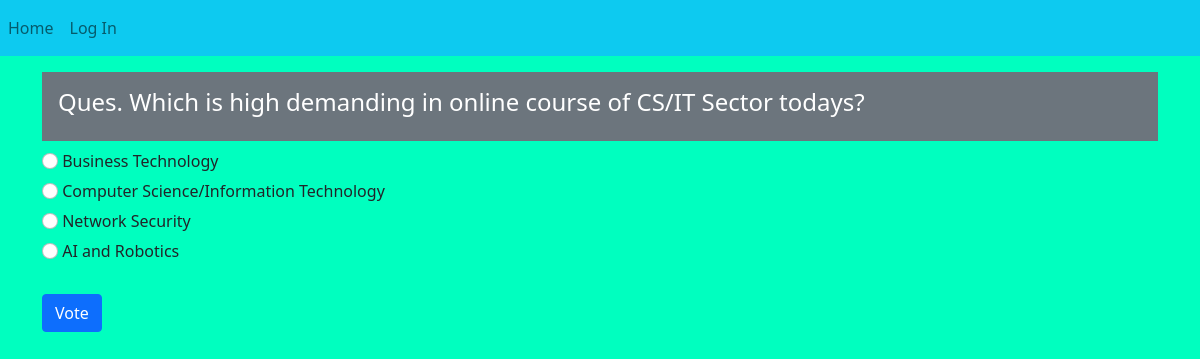
Page /10/ on the committed database.
### polls/models.py (models this page shows, shortened)
class Question(models.Model):
    question_text=models.CharField(max_length=700)
    pub_date=models.DateTimeField('Date published')

class Choice(models.Model):
    choice_text=models.CharField(max_length=200)
    question=models.ForeignKey(Question, on_delete=models.CASCADE)
    votes=models.IntegerField(default=0)

### polls/views.py (the view)
# urls.py: path('<int:pk>/', views.DetailView.as_view(), name='detail'),
class DetailView(generic.DetailView):
    model = Question
    template_name = 'polls/detail.html'
    def get_queryset(self):
        return Question.objects.filter(pub_date__lte=timezone.now())

### polls/templates/polls/detail.html (shortened to what this page needs)
{% extends 'parents.html' %}
{% load static %}
{% block scss %}  <link rel="stylesheet" href="{% static 'polls/css/detail.css' %}">{% endblock scss %}
{% block content %}
<div class="container mt-3">
<div class="p-3 mb-2 bg-secondary text-white">
<h4>Ques. {{ question.question_text }}</h4>
</div>
<form action="{% url 'polls:vote' question.id %}" method="post">
{% for choice in question.choice_set.all %}
    <input class="form-check-input" type="radio" name="choice" id="choice{{ forloop.counter }}" value="{{ choice.id }}">
    <label for="choice{{ forloop.counter }}"><h6>{{ choice.choice_text }}</h6></label><br>
{% endfor %}
<br>
<input class="btn btn-primary" type="submit" value="Vote">
</form>
</div>
{% endblock content %}

### polls/static/polls/css/detail.css (style rules this page uses)
body { background-color: #00ffbf; }

### rows in the picture
Question: question_text "Which is high demanding in online course of CS/IT Sector todays?"
Choice: choice_text "Business Technology"
Choice: choice_text "Computer Science/Information Technology"
Choice: choice_text "Network Security"
Choice: choice_text "AI and Robotics"
